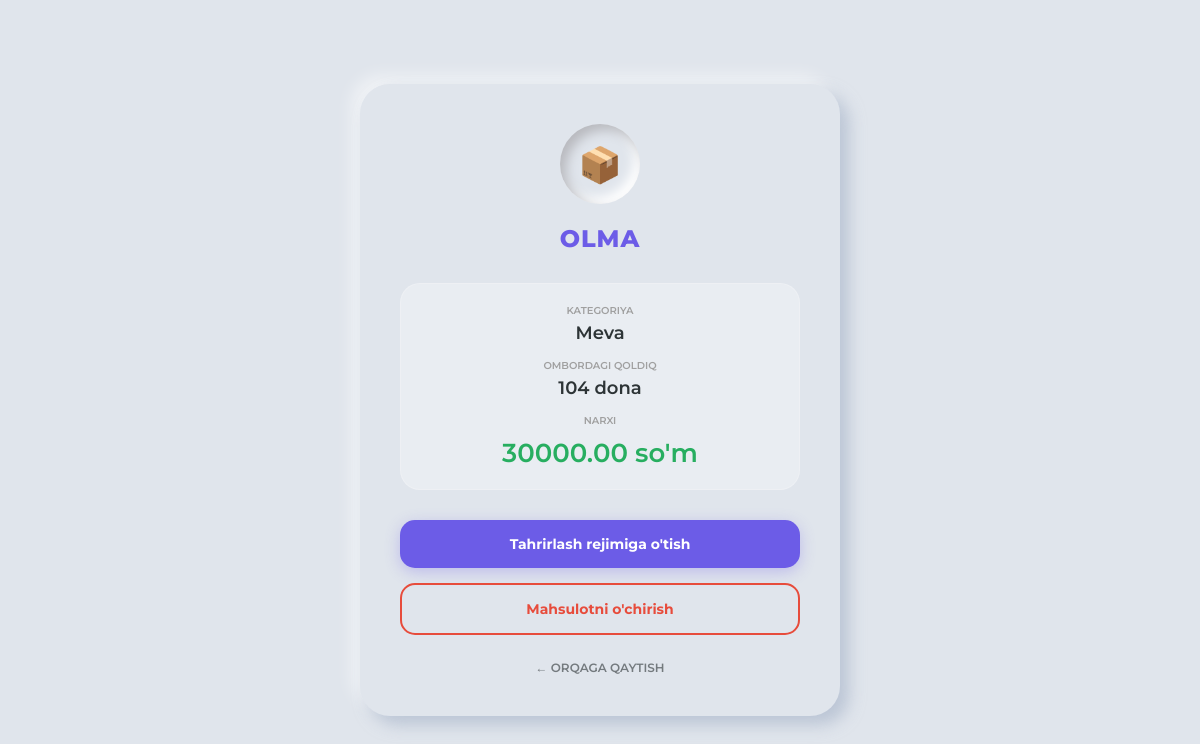
/product/1/, run on an earlier commit of the app's database.
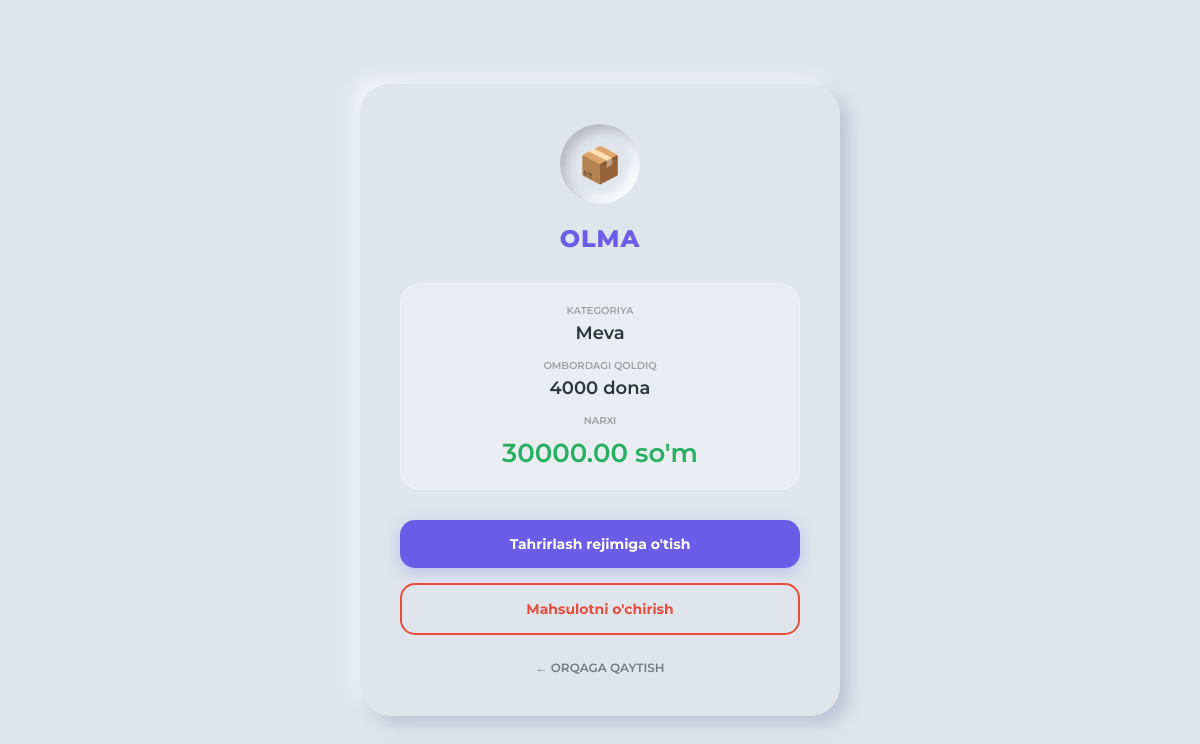
And on a later commit of the database.
### products/models.py (models this page shows, shortened)
class Product(models.Model):
    name = models.CharField(max_length=200)       # Mahsulot nomi
    category = models.CharField(max_length=100)   # Kategoriya
    price = models.DecimalField(max_digits=10, decimal_places=2) # Narxi
    quantity = models.IntegerField(default=0)     # Soni
    created_at = models.DateTimeField(auto_now_add=True) # Qo'shilgan vaqti

### products/views.py (the view)
# urls.py: path('product/<int:pk>/',views.DetailView.as_view(),name='detail'),
class DetailView(View):
    def get(self,request,pk):
        product=Product.objects.filter(id=pk).first()
        return render(request, 'detail.html',{'product':product})

### templates/detail.html (shortened to what this page needs)
<!DOCTYPE html>
<html lang="uz">
<head>
</head>
<body>
    <div class="product-card">
        <div class="icon-box">📦</div>
        <h1>{{ product.name }}</h1>
        <div class="data-container">
            <div class="info-item">
                <span class="info-label">Kategoriya</span>
                <span class="info-value">{{ product.category }}</span>
            </div>
            <div class="info-item">
                <span class="info-label">Ombordagi qoldiq</span>
                <span class="info-value">{{ product.quantity }} dona</span>
            </div>
            <div class="info-item">
                <span class="info-label">Narxi</span>
                <span class="info-value price-big">{{ product.price }} so'm</span>
            </div>
        </div>
        <div class="actions">
            <a href="{% url 'update_product' product.id %}" class="btn btn-update">Tahrirlash rejimiga o'tish</a>
            <a href="{% url 'delete_product' product.id %}"
               onclick="return confirm('Haqiqatdan o’chirilsinmi?')"
               class="btn btn-delete">Mahsulotni o'chirish</a>
        </div>
        <a href="{% url 'index' %}" class="back-btn">← ORQAGA QAYTISH</a>
    </div>
</body>
</html>

What changed in the data, as far as the page shows it:
changed Product "OLMA": quantity "104" → "4000"
